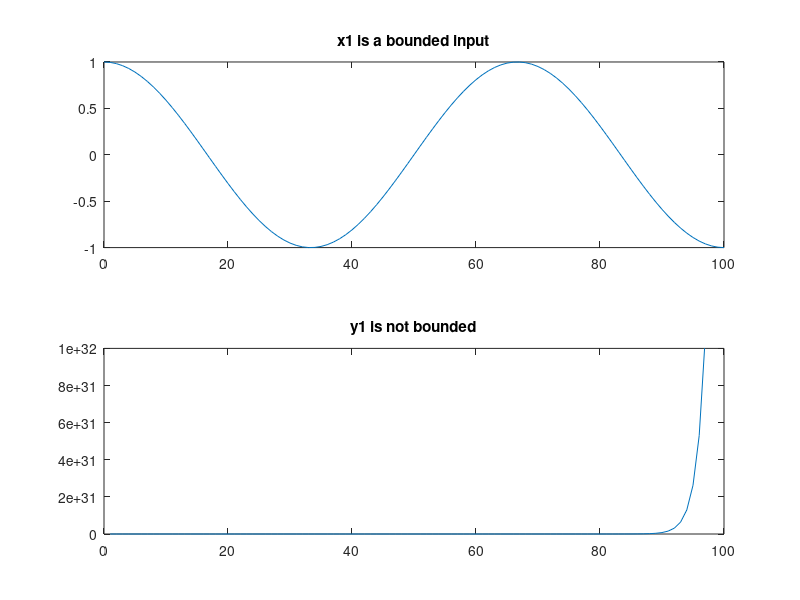

The MATLAB source for this figure:
%Part A

n = 0:1:100;
x1 = cos(0.03*pi*n);
subplot(2,1,1)
plot(n,x1)
title('x1 is a bounded input');

y1 = linspace(0,0,100);
%Inital assignmets
y1(1) = 0;
y1(2) = 0;

for n = 3:1:100
   y1(n) = 4*y1(n-1)-4*y1(n-2)+20*x1(n)+10*x1(n-1); 
end

n1 = 1:1:100;
subplot(2,1,2)
plot(n1,y1)
axis([0 100 0 10^32])
title('y1 is not bounded');